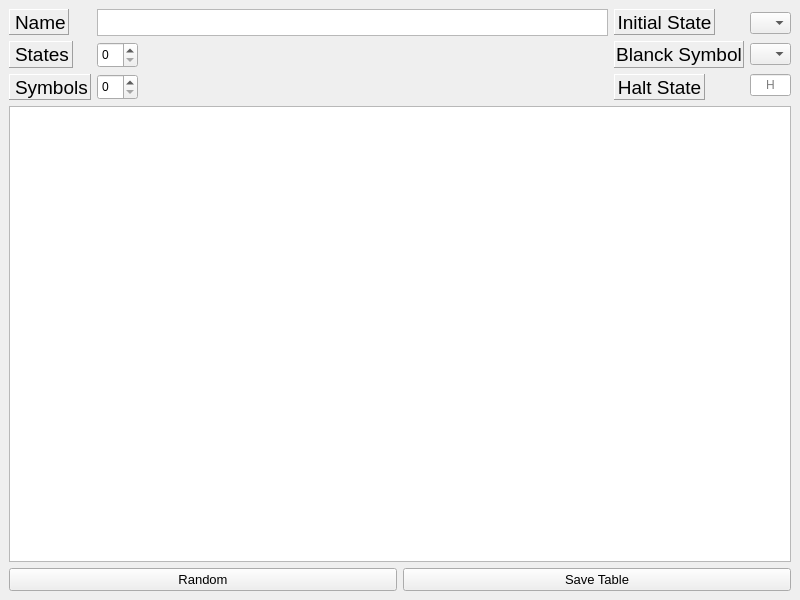
<?xml version="1.0" encoding="UTF-8"?>
<ui version="4.0">
 <class>RandomMachines</class>
 <widget class="QMainWindow" name="RandomMachines">
  <property name="geometry">
   <rect>
    <x>0</x>
    <y>0</y>
    <width>800</width>
    <height>600</height>
   </rect>
  </property>
  <property name="windowTitle">
   <string>MainWindow</string>
  </property>
  <widget class="QWidget" name="centralwidget">
   <layout class="QVBoxLayout" name="verticalLayout_5">
    <item>
     <layout class="QHBoxLayout" name="horizontalLayout">
      <item>
       <layout class="QVBoxLayout" name="verticalLayout">
        <item>
         <widget class="QLabel" name="nameLabel">
          <property name="maximumSize">
           <size>
            <width>60</width>
            <height>27</height>
           </size>
          </property>
          <property name="font">
           <font>
            <pointsize>14</pointsize>
           </font>
          </property>
          <property name="frameShape">
           <enum>QFrame::Panel</enum>
          </property>
          <property name="frameShadow">
           <enum>QFrame::Raised</enum>
          </property>
          <property name="text">
           <string>Name</string>
          </property>
         </widget>
        </item>
        <item>
         <widget class="QLabel" name="stLabel">
          <property name="maximumSize">
           <size>
            <width>64</width>
            <height>27</height>
           </size>
          </property>
          <property name="font">
           <font>
            <pointsize>14</pointsize>
           </font>
          </property>
          <property name="frameShape">
           <enum>QFrame::Panel</enum>
          </property>
          <property name="frameShadow">
           <enum>QFrame::Raised</enum>
          </property>
          <property name="text">
           <string>States</string>
          </property>
         </widget>
        </item>
        <item>
         <widget class="QLabel" name="syLabel">
          <property name="sizePolicy">
           <sizepolicy hsizetype="Preferred" vsizetype="Preferred">
            <horstretch>0</horstretch>
            <verstretch>0</verstretch>
           </sizepolicy>
          </property>
          <property name="maximumSize">
           <size>
            <width>82</width>
            <height>27</height>
           </size>
          </property>
          <property name="font">
           <font>
            <pointsize>14</pointsize>
           </font>
          </property>
          <property name="frameShape">
           <enum>QFrame::Panel</enum>
          </property>
          <property name="frameShadow">
           <enum>QFrame::Raised</enum>
          </property>
          <property name="text">
           <string>Symbols</string>
          </property>
         </widget>
        </item>
       </layout>
      </item>
      <item>
       <layout class="QVBoxLayout" name="verticalLayout_2">
        <item>
         <widget class="QTextEdit" name="nameEdit">
          <property name="maximumSize">
           <size>
            <width>16777215</width>
            <height>27</height>
           </size>
          </property>
         </widget>
        </item>
        <item>
         <layout class="QHBoxLayout" name="horizontalLayout_3">
          <item>
           <widget class="QSpinBox" name="stSel">
            <property name="maximumSize">
             <size>
              <width>46</width>
              <height>26</height>
             </size>
            </property>
           </widget>
          </item>
          <item>
           <layout class="QHBoxLayout" name="stLayout"/>
          </item>
          <item>
           <spacer name="horizontalSpacer">
            <property name="orientation">
             <enum>Qt::Horizontal</enum>
            </property>
            <property name="sizeHint" stdset="0">
             <size>
              <width>40</width>
              <height>20</height>
             </size>
            </property>
           </spacer>
          </item>
         </layout>
        </item>
        <item>
         <layout class="QHBoxLayout" name="horizontalLayout_4">
          <item>
           <widget class="QSpinBox" name="sySel">
            <property name="maximumSize">
             <size>
              <width>46</width>
              <height>26</height>
             </size>
            </property>
           </widget>
          </item>
          <item>
           <layout class="QHBoxLayout" name="syLayout"/>
          </item>
          <item>
           <spacer name="horizontalSpacer_2">
            <property name="orientation">
             <enum>Qt::Horizontal</enum>
            </property>
            <property name="sizeHint" stdset="0">
             <size>
              <width>40</width>
              <height>20</height>
             </size>
            </property>
           </spacer>
          </item>
         </layout>
        </item>
       </layout>
      </item>
      <item>
       <layout class="QVBoxLayout" name="verticalLayout_3">
        <item>
         <widget class="QLabel" name="label">
          <property name="minimumSize">
           <size>
            <width>101</width>
            <height>0</height>
           </size>
          </property>
          <property name="maximumSize">
           <size>
            <width>101</width>
            <height>27</height>
           </size>
          </property>
          <property name="font">
           <font>
            <pointsize>14</pointsize>
           </font>
          </property>
          <property name="frameShape">
           <enum>QFrame::Panel</enum>
          </property>
          <property name="frameShadow">
           <enum>QFrame::Raised</enum>
          </property>
          <property name="text">
           <string>Initial State</string>
          </property>
          <property name="alignment">
           <set>Qt::AlignCenter</set>
          </property>
         </widget>
        </item>
        <item>
         <widget class="QLabel" name="label_2">
          <property name="minimumSize">
           <size>
            <width>130</width>
            <height>0</height>
           </size>
          </property>
          <property name="maximumSize">
           <size>
            <width>130</width>
            <height>27</height>
           </size>
          </property>
          <property name="font">
           <font>
            <pointsize>14</pointsize>
           </font>
          </property>
          <property name="frameShape">
           <enum>QFrame::Panel</enum>
          </property>
          <property name="frameShadow">
           <enum>QFrame::Raised</enum>
          </property>
          <property name="text">
           <string>Blanck Symbol</string>
          </property>
          <property name="alignment">
           <set>Qt::AlignCenter</set>
          </property>
         </widget>
        </item>
        <item>
         <widget class="QLabel" name="label_3">
          <property name="minimumSize">
           <size>
            <width>91</width>
            <height>0</height>
           </size>
          </property>
          <property name="maximumSize">
           <size>
            <width>91</width>
            <height>27</height>
           </size>
          </property>
          <property name="font">
           <font>
            <pointsize>14</pointsize>
           </font>
          </property>
          <property name="frameShape">
           <enum>QFrame::Panel</enum>
          </property>
          <property name="frameShadow">
           <enum>QFrame::Raised</enum>
          </property>
          <property name="text">
           <string>Halt State</string>
          </property>
          <property name="alignment">
           <set>Qt::AlignCenter</set>
          </property>
         </widget>
        </item>
       </layout>
      </item>
      <item>
       <layout class="QVBoxLayout" name="verticalLayout_4">
        <item>
         <widget class="QComboBox" name="initStCBox">
          <property name="maximumSize">
           <size>
            <width>41</width>
            <height>16777215</height>
           </size>
          </property>
         </widget>
        </item>
        <item>
         <widget class="QComboBox" name="blanckSyCBox">
          <property name="maximumSize">
           <size>
            <width>41</width>
            <height>16777215</height>
           </size>
          </property>
         </widget>
        </item>
        <item>
         <widget class="QLineEdit" name="haltStEdit">
          <property name="maximumSize">
           <size>
            <width>41</width>
            <height>16777215</height>
           </size>
          </property>
          <property name="alignment">
           <set>Qt::AlignCenter</set>
          </property>
          <property name="placeholderText">
           <string>H</string>
          </property>
         </widget>
        </item>
       </layout>
      </item>
     </layout>
    </item>
    <item>
     <widget class="QTableWidget" name="randTable"/>
    </item>
    <item>
     <layout class="QHBoxLayout" name="horizontalLayout_5">
      <item>
       <widget class="QPushButton" name="randBut">
        <property name="font">
         <font>
          <pointsize>10</pointsize>
         </font>
        </property>
        <property name="text">
         <string>Random</string>
        </property>
       </widget>
      </item>
      <item>
       <widget class="QPushButton" name="saveBut">
        <property name="font">
         <font>
          <pointsize>10</pointsize>
         </font>
        </property>
        <property name="text">
         <string>Save Table</string>
        </property>
       </widget>
      </item>
     </layout>
    </item>
   </layout>
  </widget>
 </widget>
 <resources/>
 <connections/>
</ui>
